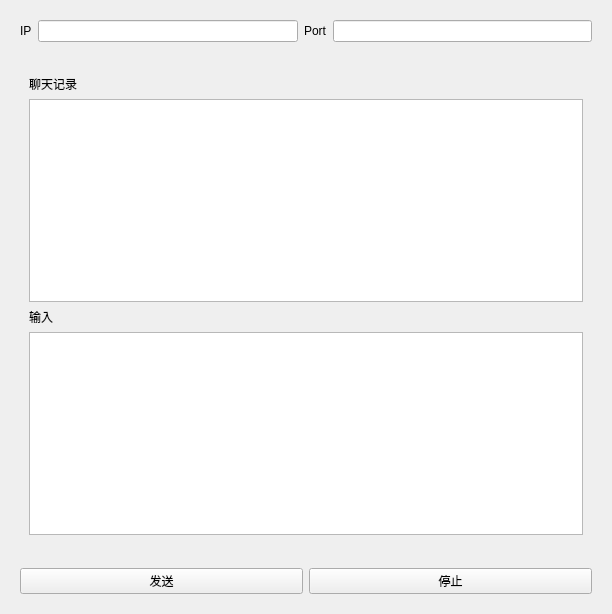
<?xml version="1.0" encoding="UTF-8"?>
<ui version="4.0">
 <class>Client</class>
 <widget class="QWidget" name="Client">
  <property name="geometry">
   <rect>
    <x>0</x>
    <y>0</y>
    <width>612</width>
    <height>614</height>
   </rect>
  </property>
  <property name="windowTitle">
   <string>Form</string>
  </property>
  <layout class="QVBoxLayout" name="verticalLayout_4">
   <item>
    <layout class="QVBoxLayout" name="verticalLayout">
     <item>
      <widget class="QWidget" name="widget" native="true">
       <layout class="QHBoxLayout" name="horizontalLayout">
        <item>
         <widget class="QLabel" name="label">
          <property name="text">
           <string>IP</string>
          </property>
         </widget>
        </item>
        <item>
         <widget class="QLineEdit" name="Sip"/>
        </item>
        <item>
         <widget class="QLabel" name="label_2">
          <property name="text">
           <string>Port</string>
          </property>
         </widget>
        </item>
        <item>
         <widget class="QLineEdit" name="Sport"/>
        </item>
       </layout>
      </widget>
     </item>
    </layout>
   </item>
   <item>
    <widget class="QWidget" name="widget_2" native="true">
     <layout class="QVBoxLayout" name="verticalLayout_3">
      <item>
       <widget class="QWidget" name="widget_3" native="true">
        <layout class="QVBoxLayout" name="verticalLayout_2">
         <item>
          <widget class="QLabel" name="label_3">
           <property name="text">
            <string>聊天记录</string>
           </property>
          </widget>
         </item>
         <item>
          <widget class="QTextEdit" name="recorb"/>
         </item>
         <item>
          <widget class="QLabel" name="label_4">
           <property name="text">
            <string>输入</string>
           </property>
          </widget>
         </item>
         <item>
          <widget class="QTextEdit" name="msg"/>
         </item>
        </layout>
       </widget>
      </item>
     </layout>
    </widget>
   </item>
   <item>
    <widget class="QWidget" name="widget_4" native="true">
     <layout class="QHBoxLayout" name="horizontalLayout_2">
      <item>
       <widget class="QPushButton" name="send">
        <property name="text">
         <string>发送</string>
        </property>
       </widget>
      </item>
      <item>
       <widget class="QPushButton" name="pushbtnStop">
        <property name="text">
         <string>停止</string>
        </property>
       </widget>
      </item>
     </layout>
    </widget>
   </item>
  </layout>
 </widget>
 <resources/>
 <connections/>
</ui>
